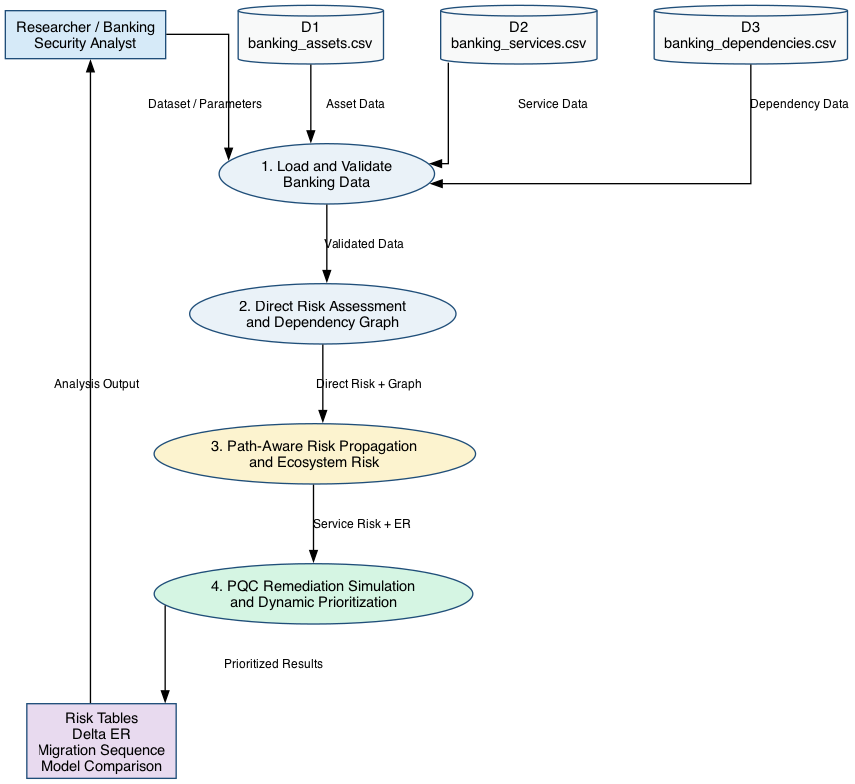

This figure's Python source:
from graphviz import Digraph

dot = Digraph("PQC_DFD", format="png")

dot.attr(
    rankdir="TB",
    splines="ortho",
    nodesep="0.6",
    ranksep="0.7",
    bgcolor="white"
)

dot.attr(
    "node",
    fontname="Times New Roman",
    fontsize="11",
    style="filled",
    color="#1F4E79"
)

dot.attr(
    "edge",
    fontname="Times New Roman",
    fontsize="9",
    arrowsize="0.8"
)

dot.node(
    "analyst",
    "Researcher / Banking\nSecurity Analyst",
    shape="box",
    fillcolor="#D6EAF8"
)

dot.node(
    "p1",
    "1. Load and Validate\nBanking Data",
    shape="ellipse",
    fillcolor="#EAF2F8"
)

dot.node(
    "p2",
    "2. Direct Risk Assessment\nand Dependency Graph",
    shape="ellipse",
    fillcolor="#EAF2F8"
)

dot.node(
    "p3",
    "3. Path-Aware Risk Propagation\nand Ecosystem Risk",
    shape="ellipse",
    fillcolor="#FCF3CF"
)

dot.node(
    "p4",
    "4. PQC Remediation Simulation\nand Dynamic Prioritization",
    shape="ellipse",
    fillcolor="#D5F5E3"
)

dot.node(
    "d1",
    "D1\nbanking_assets.csv",
    shape="cylinder",
    fillcolor="#F8F9F9"
)

dot.node(
    "d2",
    "D2\nbanking_services.csv",
    shape="cylinder",
    fillcolor="#F8F9F9"
)

dot.node(
    "d3",
    "D3\nbanking_dependencies.csv",
    shape="cylinder",
    fillcolor="#F8F9F9"
)

dot.node(
    "output",
    "Risk Tables\nDelta ER\nMigration Sequence\nModel Comparison",
    shape="box",
    fillcolor="#E8DAEF"
)

dot.edge(
    "analyst",
    "p1",
    label="Dataset / Parameters"
)

dot.edge(
    "d1",
    "p1",
    label="Asset Data"
)

dot.edge(
    "d2",
    "p1",
    label="Service Data"
)

dot.edge(
    "d3",
    "p1",
    label="Dependency Data"
)

dot.edge(
    "p1",
    "p2",
    label="Validated Data"
)

dot.edge(
    "p2",
    "p3",
    label="Direct Risk + Graph"
)

dot.edge(
    "p3",
    "p4",
    label="Service Risk + ER"
)

dot.edge(
    "p4",
    "output",
    label="Prioritized Results"
)

dot.edge(
    "output",
    "analyst",
    label="Analysis Output"
)

dot.render("level0_dfd", cleanup=True)

print("Generated: level0_dfd.png")
